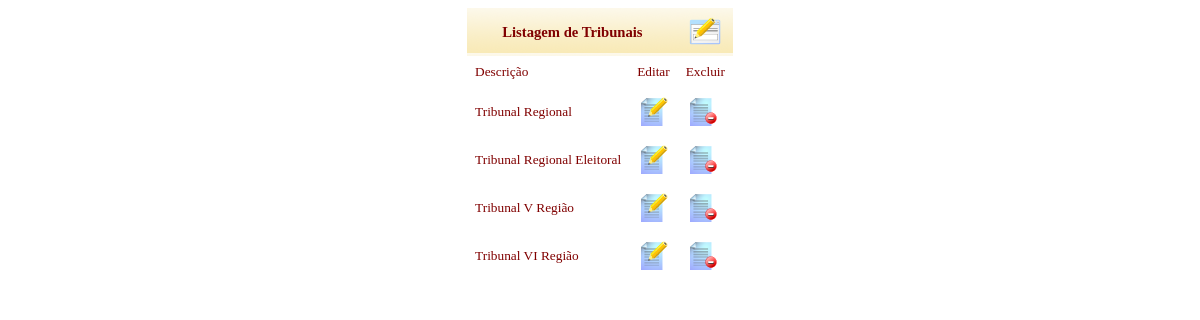
/view/consultarTribunal.php?pag=processo (signed in), run on an earlier commit of the app's database.
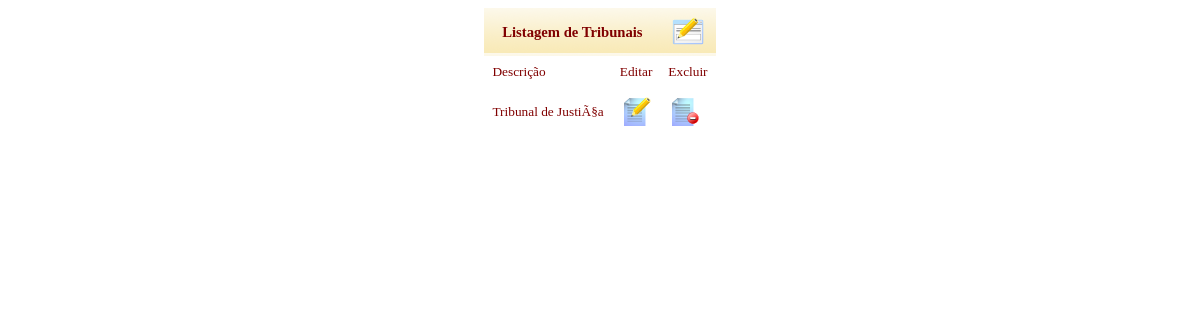
And on a later commit of the database.
### tables this page shows
CREATE TABLE IF NOT EXISTS `tribunal` (
`idTribunal` int(11) NOT NULL,
  `descricao` varchar(30) NOT NULL,
  `status` int(11) NOT NULL DEFAULT '1'
);

### model/tribunalDAO.php (the view, shortened to what this page needs)
<?php
class tribunalDAO extends banco {
    public function listaTribunal (){
        $sql = 'SELECT * FROM '.TBL_TRIBUNAIS;
        $resultado = mysql_query($sql);
        while ($linha = mysql_fetch_assoc($resultado)) {
            echo "<tr id=".$linha['idTribunal'].">
                    <td>".$linha['descricao']."</td>
                    <td>
                        <a href=../view/altTribunais.php?id=".$linha['idTribunal'].">
                            <img src='../public/img/file_edit.png' border='0'>
                        </a>
                    </td>
                    <td>
                        <a href=javascript:excluir(".$linha['idTribunal'].")>
                            <img src='../public/img/file_remove.png' border='0'>
                        </a>
                    </td>
                  </tr>";
        }
    }
}

What changed in the data, as far as the page shows it:
removed tribunal: descricao "Tribunal Regional Eleitoral"
removed tribunal: descricao "Tribunal V Região"
removed tribunal: descricao "Tribunal VI Região"
changed tribunal: descricao "Tribunal Regional" → "Tribunal de JustiÃ§a"
